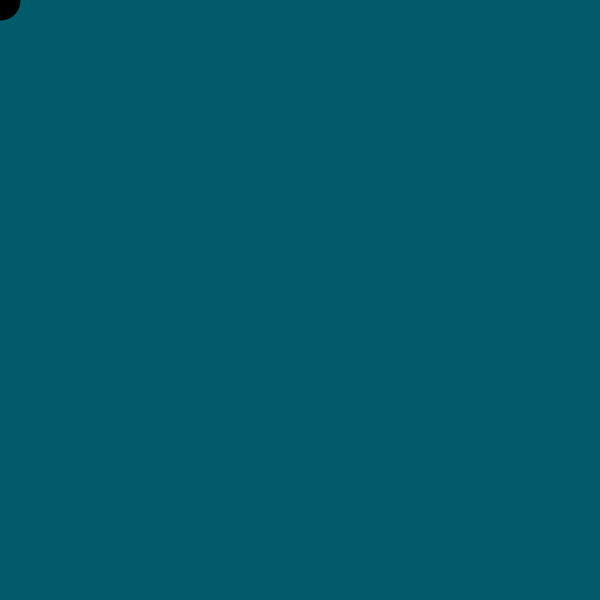
Frame 1 (no input)
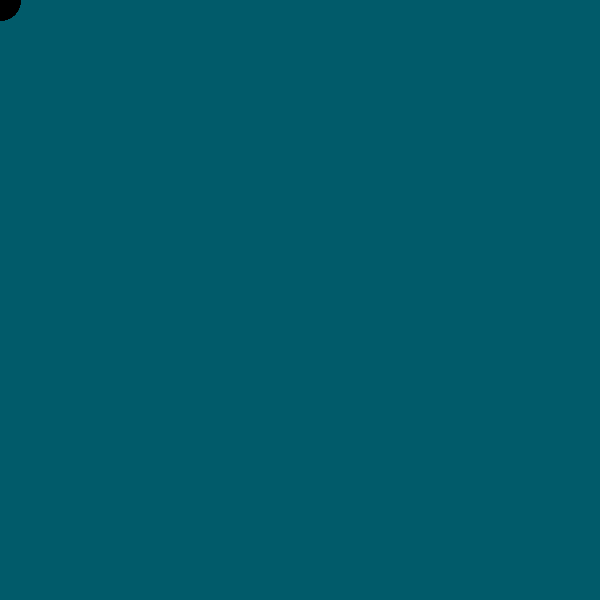
Frame 60 (the mouse pressed at the canvas centre just before this capture)
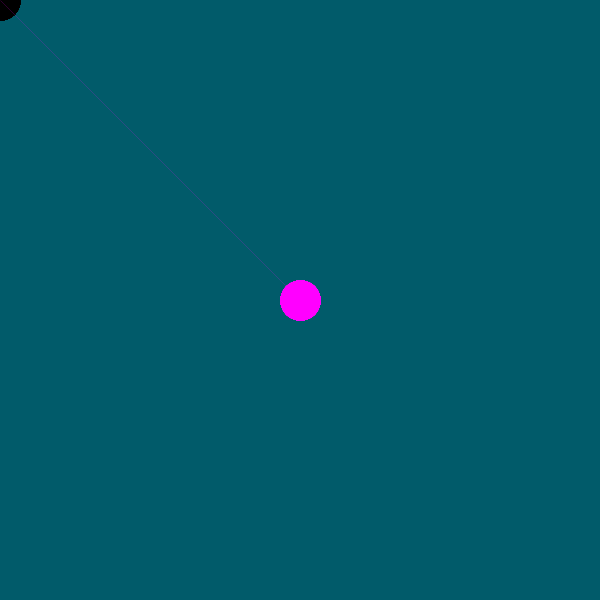
Frame 120 (the mouse held since frame 60 and released just before this capture)

The Processing sketch that drew these frames (run headless with seeded random() and noise(); from frame 60 on, the mouse is pressed at the canvas centre):

// Processing sketch: processing_35166
// ── processing_35166.pde

void setup(){
size(600,600);
smooth();
background(1,91,106);
frameRate(30);
}
void draw(){
stroke(mouseX, 0 , mouseY); //puedo hacer esto mejor?
float distance = dist(pmouseX, pmouseY, mouseX, mouseY);
float maxStroke = 40;
strokeWeight(maxStroke - constrain(distance, 0, maxStroke));
line(pmouseX, pmouseY, mouseX, mouseY);
}
void mouseClicked(){
//dibuja un rectangulo donde el mouse fue clickeado
rectMode(CENTER);
fill(mouseY, 255, mouseX);
noStroke();
rect(mouseX, mouseY, 30, 30);
}
void keyPressed(){

background(0);
}
